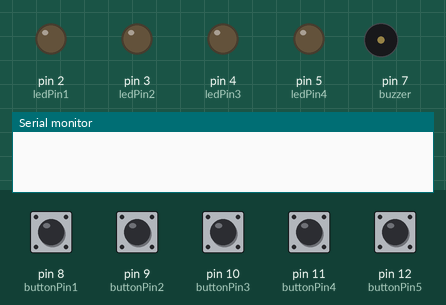
Recording of a sketch running on a simulated Arduino Uno, built with avr-gcc and run on an emulated ATmega328P. Shown: output pins drawn as LEDs (lit = HIGH), buzzer (waves = sounding), the last lines printed to the serial monitor. The test bench sets the inputs (shaded band); at power-on: pin 8 (buttonPin1), pin 9 (buttonPin2), pin 10 (buttonPin3), pin 11 (buttonPin4), pin 12 (buttonPin5) HIGH.

Above: at 1.2 s.
1.3 s: pin 9 (buttonPin2) pulled LOW for 0.15 s
At 1.7 s:
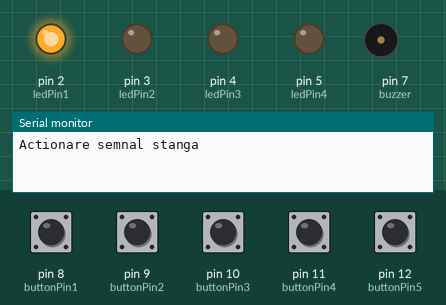
At 2.2 s:
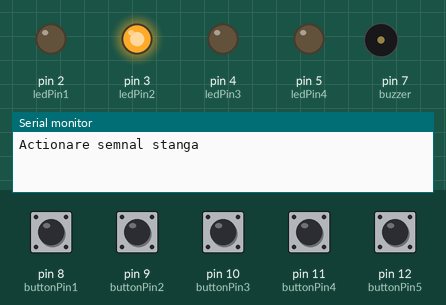
4.3 s: pin 12 (buttonPin5) pulled LOW for 0.15 s
At 5.9 s:
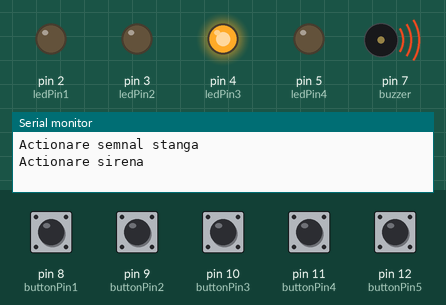
Timing chart, 0 to 13.4 s (numbered marks = the images above; inputs shaded):
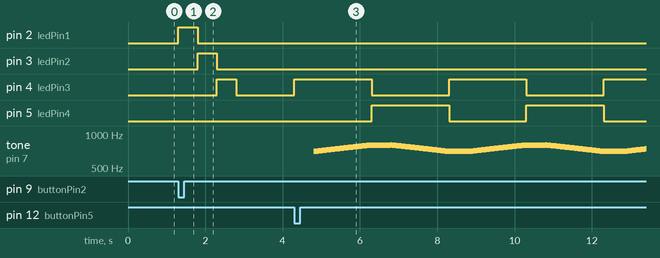

Measured:
- after the input at 1.3 s, pin 2 (ledPin1): LOW → HIGH at once, → LOW 0.50 s later; pin 3 (ledPin2): LOW → HIGH after 0.50 s, → LOW 0.50 s later; pin 4 (ledPin3): LOW → HIGH after 1.0 s, → LOW 0.50 s later
- after the input at 4.3 s, pin 4 (ledPin3): alternates HIGH for 2.0 s and LOW for 2.0 s, starting at once; pin 5 (ledPin4): alternates HIGH for 2.0 s and LOW for 2.0 s, starting after 2.0 s

The sketch:

Suciu_Anisoara.ino
```cpp
//Suciu Anisoara
//constante

const int buttonPin1 = 8; //pinul asociat luminii de frana

const int buttonPin2 = 9; //pinul asociat semnalizarii de stanga

const int buttonPin3 = 10; //pinul asociat semnalizarii de dreapta

const int buttonPin4 = 11; //pinul asociat avariei

const int buttonPin5 = 12; //pinul asociat sirenei

const int ledPin1 = 2; //primul led folosit

const int ledPin2 = 3; //al doilea led folosit

const int ledPin3 = 4; //al treilea led folosit

const int ledPin4 = 5;//al patrulea led folosit

const int buzzer = 7; //piezo

//variabile

int buttonState1 = 0; //setez frana ca fiind oprita

int buttonState2 = 0; //setez semnalizarea stanga ca fiind oprita

int buttonState3 = 0; //setez semnalizarea dreapta ca fiind oprita

int buttonState4 = 0; //setez avaria ca fiind oprita

int buttonState5 = 0; //setez sirena oprita


//setarea pinilor

void setup()

{

	Serial.begin(9600);

	pinMode(buttonPin1, INPUT);

	pinMode(buttonPin2, INPUT);

	pinMode(buttonPin3, INPUT);

	pinMode(buttonPin4, INPUT);

	pinMode(buttonPin5, INPUT);

	pinMode(ledPin1, OUTPUT);

	pinMode(ledPin2, OUTPUT);

	pinMode(ledPin3, OUTPUT);

	pinMode(ledPin4, OUTPUT);

	pinMode(buzzer,OUTPUT);

}


void loop()

{

	buttonState1 = digitalRead(buttonPin1); // verific daca frana este actionata

	buttonState2 = digitalRead(buttonPin2); // verific daca semnalizarea stanga este actionata

	buttonState3 = digitalRead(buttonPin3); //verific daca semnalizarea dreapta este actionata

	buttonState4 = digitalRead(buttonPin4); // verific daca avaria este actionata

	buttonState5 = digitalRead(buttonPin5); // verific daca sirena este actionata

	//actionare frana

	if (buttonState1 == LOW)

	{

		Serial.println("Actionare frana");

		//setez toate cele 3 led-uri ca fiind pornite

		digitalWrite(ledPin1, HIGH);
		digitalWrite(ledPin2, HIGH);
		digitalWrite(ledPin3, HIGH);
		delay(500);

	}
	else
	{
		//actionare semnal stanga

		if (buttonState2 == LOW)
		{

			Serial.println("Actionare semnal stanga");

			digitalWrite(ledPin1, HIGH); //setez primul led ca fiind pornit

			delay(500);

			digitalWrite(ledPin1, LOW); //opresc led 1

			digitalWrite(ledPin2, HIGH); //setez al doilea led ca fiind pornit

			delay(500);

			digitalWrite(ledPin2, LOW); //opresc led2

			digitalWrite(ledPin3, HIGH); //setez al treilea led ca fiind pornit

			delay(500);

			digitalWrite(ledPin3, LOW); //opresc led3

		}

		else
		{
			//actionare semnal dreapta

			if (buttonState3 == LOW)
			{

				Serial.println("Actionare semnal dreapta");

				digitalWrite(ledPin3, HIGH); //setez al treilea led ca fiind pornit

				delay(500);

				digitalWrite(ledPin3, LOW); //opresc led3

				digitalWrite(ledPin2, HIGH); //setez al doilea led ca fiind pornit

				delay(500);

				digitalWrite(ledPin2, LOW); //opresc led2

				digitalWrite(ledPin1, HIGH); //setez primul led ca fiind pornit

				delay(500);

				digitalWrite(ledPin1, LOW); //opresc led1

			}

			else
			{
				if (buttonState5 == LOW)
					//actionam sirena

				{
				Serial.println("Actionare sirena");

					int timp=5; //timp de 5 de secunde sirena va functiona
					while(timp)
					{	timp--; //decrementez timpul cu o secunda

						digitalWrite(ledPin3, HIGH); //setez primul led ca fiind pornit
						digitalWrite(ledPin4, LOW); //opresc led4
						delay(500);


						for(int i=700;i<800;i++)
						{

							tone(buzzer,i);
							delay(15);
						}

						digitalWrite(ledPin3, LOW); //opresc led3
						digitalWrite(ledPin4, HIGH); //pornesc led4
						delay(500);

						for(int i=800;i>700;i--)
						{
							tone(buzzer,i);
							delay(15);
						}


					}
					digitalWrite(ledPin4, LOW); //opresc led4
					digitalWrite(ledPin3, LOW); //opresc led3
					noTone(buzzer);//se opreste sunetul
				}

				else
				{
					if(buttonState4 == LOW)
						//actionam avaria
					{

						Serial.println("Actionare avarie");

						int timp=5; //timp de 5 de secunde avaria va actiona

						while(timp) //cat timp variabila timp este diferita de 0 se tot repeta avaria

						{

							delay(500);

							timp--; //decrementez timpul cu o secunda

							if(timp%2==0) //daca variabila timp este un numar par

							{

								digitalWrite(ledPin1, LOW);

								digitalWrite(ledPin2, LOW);

								digitalWrite(ledPin3, LOW);

							}

							else
							{

								digitalWrite(ledPin1, HIGH);

								digitalWrite(ledPin2, HIGH);

								digitalWrite(ledPin3, HIGH);

							}

						}

					}

					else {

						// oprim toate led-urile

						digitalWrite(ledPin1, LOW);

						digitalWrite(ledPin2, LOW);

						digitalWrite(ledPin3, LOW);
						digitalWrite(ledPin4, LOW);

					}
				}
			}
		}
	}
}
```
